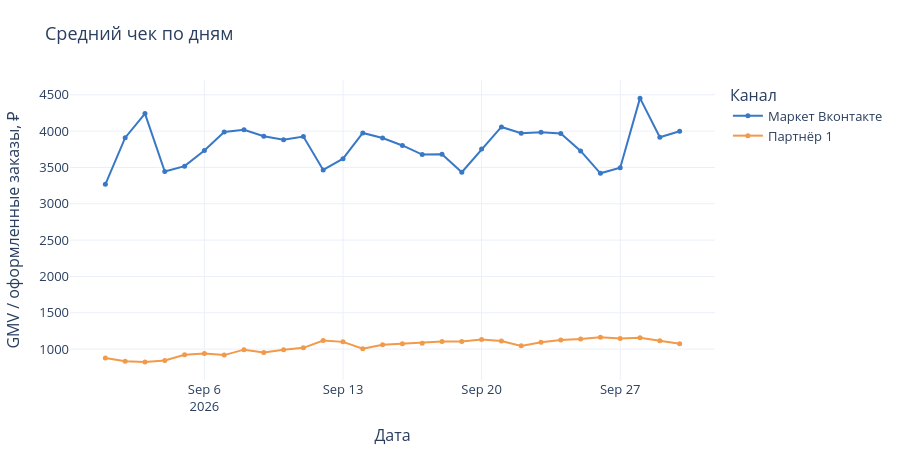

Write notebook code for a chart like this one.
### Markdown cell above
### Интерактивно: средний чек по дням
Дневной средний чек — GMV за день, делённый на число оформленных заказов того же дня; изменение может отражать состав заказов.

### Code cell
fig = go.Figure()
for channel, color in [(mv, '#3978C6'), (p1, '#F2994A')]:
    fig.add_scatter(x=kpi.index, y=kpi[f'Средний чек, ₽: {channel}'], name=channel, mode='lines+markers',
                    line=dict(color=color, width=2), marker=dict(size=5),
                    hovertemplate='%{x|%d.%m.%Y}<br>%{fullData.name}: %{y:,.2f} ₽<extra></extra>')
fig.update_layout(hovermode='x unified')
show_plotly(fig, 'Средний чек по дням', 'Дата', 'GMV / оформленные заказы, ₽', 470)
